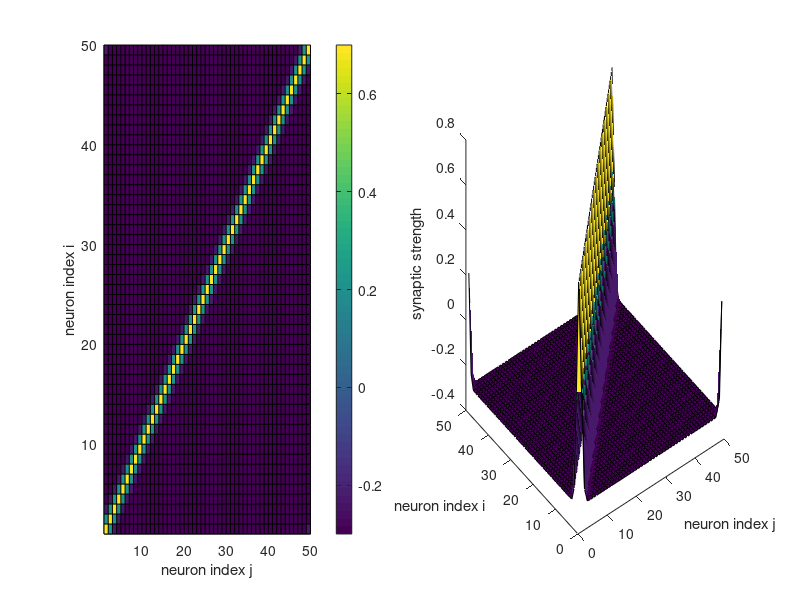

This chart was generated by the following MATLAB code:
% simple script to parametrize the WTA circuit in the sharp learning net

% in each population the neurons are laterally interconnected to implement
% a soft Winner-Take-All circuit

% test the parametrization of a WTA 
close all; clear all; clc; 

% number of neurons in the population 
N_NEURONS = 50;

% scaling factor 
GAMMA = 1;
% decay term 
DELTA = 0.3;
% standard deviation 
SIGMA = 0.85;

% the weight matrix for lateral interconnectivity 
W = rand(N_NEURONS, N_NEURONS);

% build up the connectivity matrix 
for idx = 1:N_NEURONS
    for jdx = 1:N_NEURONS
        dij = min([abs(idx-jdx), N_NEURONS - abs(idx-jdx)]);
        W(idx, jdx) = GAMMA*exp(-0.5*(dij/SIGMA)^2) - DELTA;       
    end
end

% visualize the lateral connectivity weight matrix
figure; set(gcf, 'color', 'w');
subplot(1,2,1);
pcolor(W); box off; grid off; colorbar;
xlabel('neuron index j'); ylabel('neuron index i');
subplot(1,2,2);
surf(W(1:N_NEURONS, 1:N_NEURONS)); box off; grid off;
xlabel('neuron index j'); ylabel('neuron index i');
zlabel('synaptic strength');